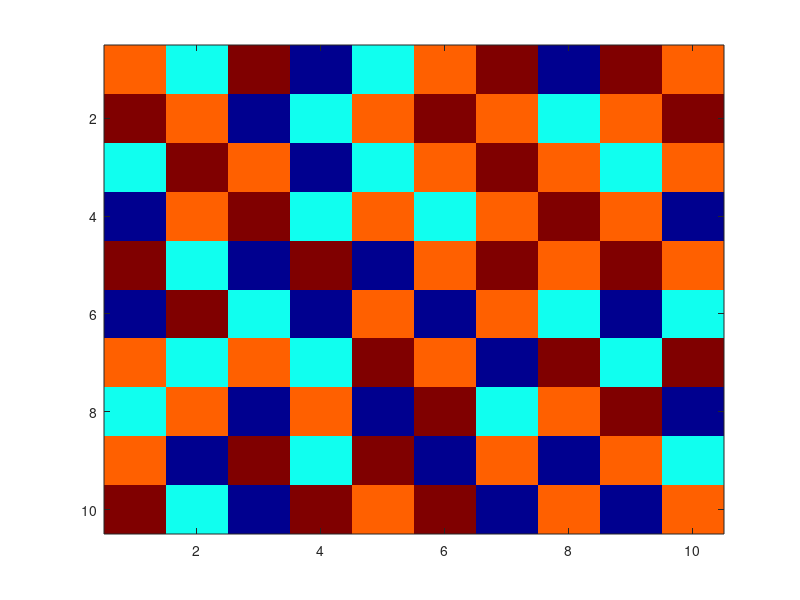
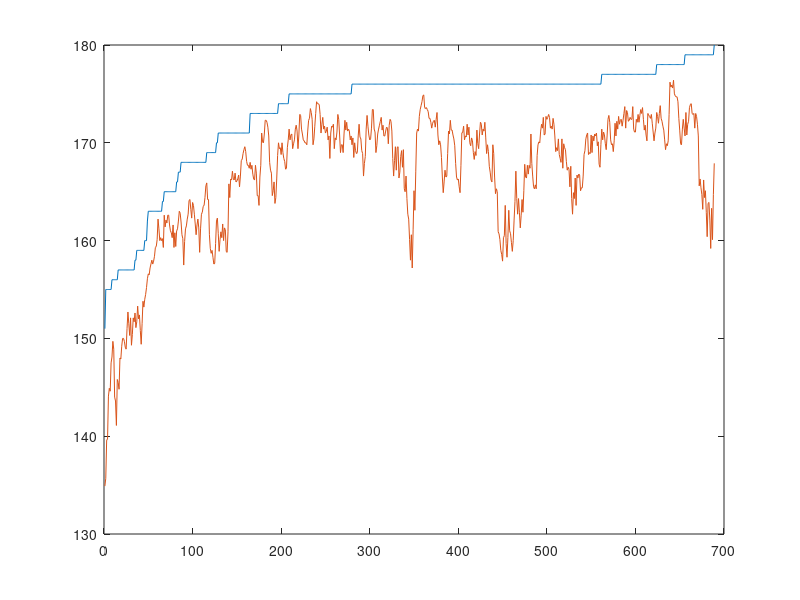

The MATLAB script that drew these images, in order: (Note: this script raises an error after producing the figures.)
function GA2D

% 2-D Genetic Algorithm
%
% :: clear matlab's memory and close all open figures
clear, close all;

% :: some variables defining the population and its individuals
populationSize = 10; % the size of a population = number of individuals in a population
matrixSize = 10; % the size of the matrix we'll be using as a solution

% :: build a data structure to contain the initial population, which is a 3-dimensional array
population = zeros( matrixSize, matrixSize, populationSize );

% :: each individual in the population is initialized as a randomly filled matrixSize x matrixSize matrix
for( i = 1:populationSize )
    population( :, :, i ) = fix( 4 * rand( matrixSize, matrixSize ) );   
end

% :: a variable to keep track of the best fitness found so far
bestFitness = 0;

% :: calculate the optimal fitness
%     it is a node-edge problem so the maximum fitness can easily be computed
optimalFitness = 2 * ( ( matrixSize - 1 ) * matrixSize );

% :: let's keep track of the generation
generation = 0;

% :: do an infinite number of generations
while( 1 == 1 )
    
    % :: for each of the individuals in the population, find the fitness
    for( i = 1:populationSize )
        fitness( i ) = checkers( population( :, :, i ) );
    end
    
    % :: we're starting the new generation, keep track of this
    generation = generation + 1;
    
    % :: what's the best fitness in this population?    
    bestCurrentFitness = max( fitness );
    meanCurrentFitness = mean( fitness );
    
    % :: this will be used in generating a plot    
    plotFitnessMatrix( generation , 1 ) = generation;
    plotFitnessMatrix( generation , 2 ) = bestCurrentFitness;
    plotFitnessMatrix( generation , 3 ) = meanCurrentFitness;
    
    % :: if the optimal fitness is reached, break out    
    if( bestCurrentFitness == optimalFitness )
       disp(['Generation: ',num2str(generation)]);
       break
    end
    
    % :: displays every 25 generation output on the screen    
    if( mod(generation,25) == 0)
       disp(['Generation: ',num2str(generation),' ; Best Fitness:',num2str(bestCurrentFitness)]);
    end
        
    % :: following best fitness and plot the best solution so far on the screen
    if( bestCurrentFitness > bestFitness )
        % :: keep track of it        
        bestFitness = bestCurrentFitness;
        
        % :: show the best individual of the population in a figure
        %    this will only show the best individual if it's the best we've ever encountered
        showbestindividual( population, fitness );
    end
    
    % :: make some space to contain our newly build population    
    newPopulation = zeros( matrixSize, matrixSize, populationSize );
    
    % :: elitism: put the best inidvidual of the current population in the new population    
    newPopulation( :, :, 1 ) = bestindividual( population, fitness );
    
    % :: create children from the current population and put them in the new population    
    for( i = 2:populationSize )        
        % :: select an individual to act as parent        
        mom = select( population, fitness );
        
        % :: only use cross-over for 90% of the new children produced
        %    else copy the parent to the new population for 10% of the new children produced
        if( rand( 1 ) < 0.9 )         
            % :: select an extra individual to act as second parent            
            dad = select( population, fitness );
            
            % :: make a new child out of these parents            
            child = recombine( mutate( mom ), mutate( dad ) );
            
            % :: add the child to the new population            
            newPopulation( :, :, i ) = child;            
        else            
            newPopulation( :, :, i ) = mutate( mom );            
        end    
    end
    
    % :: overwrite the old population with the new one    
    population = newPopulation;
    
 end 

 % :: plot best individual to the screen 
 figure(1);
 showbestindividual( population, fitness );
 
 % :: plot the development of the fitness as a function of the time (generations)
 figure(2);
 plot(plotFitnessMatrix(:,1),[plotFitnessMatrix(:,2) plotFitnessMatrix(:,3)]);
 legend('Best Fitness','Mean Fitness',0);
 xlabel('Generations');
 ylabel('Fitness');
 
 
 
% --- THE SUBFUNCTION checkers - THIS IS AN INTERNAL FUNCTION ---
 
function f = checkers( individual )

% arguments: a matrix
% functionality: return the fitness of the coloring
[m, n] = size( individual );
f = 0;

for i = 1:m
    for j = 1:n
        k = individual( i, j );
        if( i < m )
            if( k ~= individual( i+1, j ) )
                f = f + 1;
            end
        end
        if( j < n )
           if( k ~= individual( i, j+1 ) )
               f = f + 1;
           end
        end
    end
end



% --- THE SUBFUNCTION showbestindividual - THIS IS AN INTERNAL FUNCTION ---

function showbestindividual( population, fitness )

% arguments: a population of individuals and a vector of fitnesses
% functionality: find the best individual in the population and show it in a figure
image( 25 * bestindividual( population, fitness ) ); % make a figure out of this best individual
colormap( jet ); % give it a color scheme
pause( .001 ); % give the computer some time to start drawing



% --- THE SUBFUNCTION bestindividual - - THIS IS AN INTERNAL FUNCTION ---

function result = bestindividual( population, fitness )

% arguments: a population of individuals and a vector of fitnesses
% functionality: find the best individual in the population
bestFitness = max( fitness ); % what is the best fitness?
bestIndividuals = find( fitness == bestFitness ); % which individuals have the best fitness
result = population( :, :, bestIndividuals(1) ); % we will only need one



% --- THE SUBFUNCTION select - - THIS IS AN INTERNAL FUNCTION ---

function selected = select( population, fitness )

% arguments: a population of individuals and a vector of fitnesses
% functionality: select an individual from the population, proportionate to the fitness
[m, n] = size( fitness );
s = sum( fitness );
roulette = s*rand( 1 );
currentSum = 0;
picked = n;

for i = 1:n
    if currentSum + fitness(i) < roulette
        picked = i;
    end
    currentSum = currentSum + fitness(i);
end

selected = population( :, :, picked );



% --- THE SUBFUNCTION recombine - - THIS IS AN INTERNAL FUNCTION ---

function child = recombine( mom, dad )

% arguments: two "parent" matrices
% functionality: return a recombination of these parents
sizeMom = size( mom );
sizeDad = size( dad );

if( sizeMom == sizeDad )
   
    child = zeros( sizeMom( 1 ) , sizeMom( 1 ) );
   
    % Selects a lower triangular matrix out of the Mom or Dad matrices and
    % combines them to a new child.
    
    diagParams = -sizeMom( 1 ) : 1 : sizeMom( 1 );
    sizeDiags = size( diagParams );
    indexDiagParam = fix( sizeDiags( 2 ) * ( rand( 1 ) ) ) + 1;
    cutDiagParam = diagParams( indexDiagParam );
   
    chooseMomOrDadAsUpper = fix( 2 * rand( 1 ) );
    
    if( chooseMomOrDadAsUpper == 0 ) % Mom as upper
       
       child = child + triu( mom , cutDiagParam );
       child = child + tril( dad , cutDiagParam - 1 );
              
    else % Dad as upper
       
       child = child + triu( dad , cutDiagParam );
       child = child + tril( mom , cutDiagParam - 1 );
      
    end
    
else % sizeMom != sizeDad
    
    disp( 'Error: when recombining, both parents should have the same size' );
    
end



% --- THE SUBFUNCTION mutate - - THIS IS AN INTERNAL FUNCTION ---

function mutated = mutate( original )

% arguments: an individual, a matrix
% functionality: return a mutated version of the matrix
[m n] = size( original );

for i = 1 : m
   for j = 1 : n
      if( rand( 1 ) > 0.99 )
         original( i , j ) = fix( 4 * rand( 1 ) );
      end
   end
end

mutated = original;   

% --- END OF CODE ---
